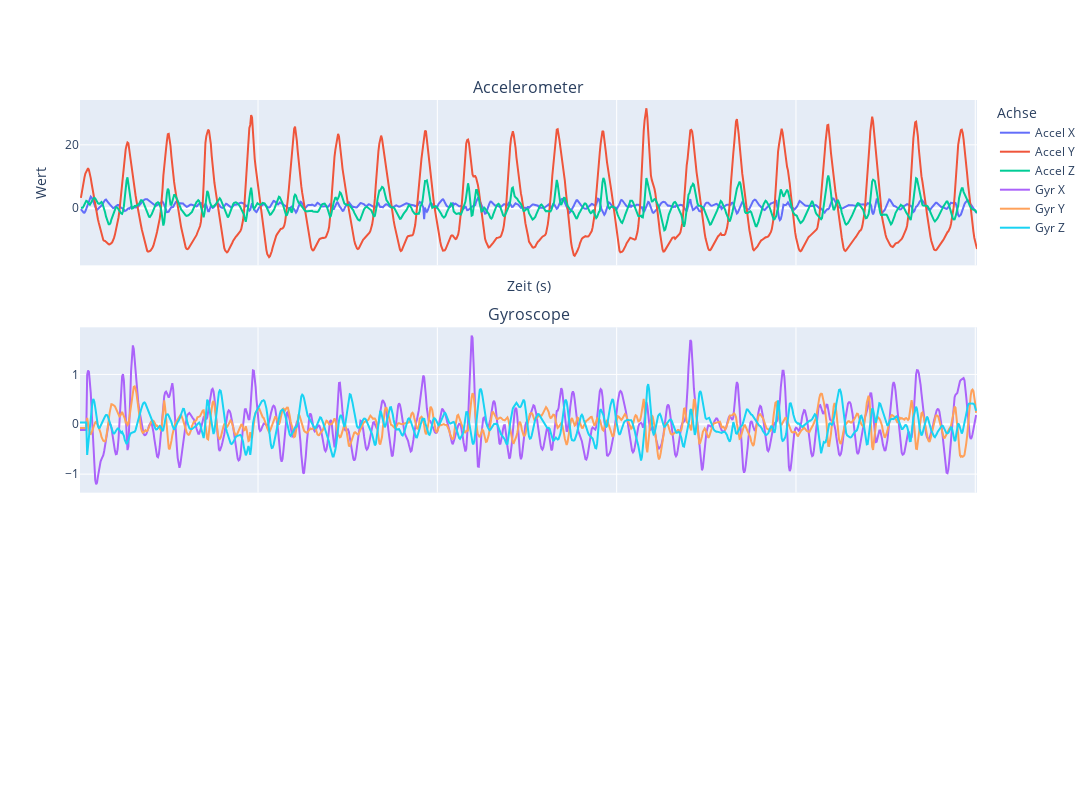

Notebook cell for this chart:
### Markdown cell above
Es wird die Funktion compare_acc_gyr mit den Sprung- bzw Kniebeugen-Daten aufgerufen.

### Code cell
compare_acc_gyr(jump_acc,jump_gyr)

### Figure 1 — Plotly figure (JSON) as saved in the notebook; plotly's stock layout.template omitted (floating-point values rounded to 4 significant figures; data arrays with more than 128 entries replaced by an {"elided": "..."} marker saying what was removed)
{"data": [{"name": "Accel X", "type": "scatter", "x": {"elided": "1001 float values"}, "y": {"elided": "1001 float values"}}, {"name": "Accel Y", "type": "scatter", "x": {"elided": "1001 float values"}, "y": {"elided": "1001 float values"}}, {"name": "Accel Z", "type": "scatter", "x": {"elided": "1001 float values"}, "y": {"elided": "1001 float values"}}, {"marker": {"size": 4}, "name": "Gyr X", "type": "scatter", "x": {"elided": "1001 float values"}, "xaxis": "x2", "y": {"elided": "1001 float values"}, "yaxis": "y2"}, {"marker": {"size": 4}, "name": "Gyr Y", "type": "scatter", "x": {"elided": "1001 float values"}, "xaxis": "x2", "y": {"elided": "1001 float values"}, "yaxis": "y2"}, {"marker": {"size": 4}, "name": "Gyr Z", "type": "scatter", "x": {"elided": "1001 float values"}, "xaxis": "x2", "y": {"elided": "1001 float values"}, "yaxis": "y2"}], "layout": {"annotations": [{"font": {"size": 16}, "showarrow": false, "text": "Accelerometer", "x": 0.5, "xanchor": "center", "xref": "paper", "y": 1, "yanchor": "bottom", "yref": "paper"}, {"font": {"size": 16}, "showarrow": false, "text": "Gyroscope", "x": 0.5, "xanchor": "center", "xref": "paper", "y": 0.6333, "yanchor": "bottom", "yref": "paper"}], "height": 800, "legend": {"title": {"text": "Achse"}}, "width": 2000, "xaxis": {"anchor": "y", "domain": [0, 1], "matches": "x3", "showticklabels": false, "title": {"text": "Zeit (s)"}}, "xaxis2": {"anchor": "y2", "domain": [0, 1], "matches": "x3", "showticklabels": false}, "xaxis3": {"anchor": "y3", "domain": [0, 1]}, "yaxis": {"anchor": "x", "domain": [0.7333, 1], "title": {"text": "Wert"}}, "yaxis2": {"anchor": "x2", "domain": [0.3667, 0.6333]}, "yaxis3": {"anchor": "x3", "domain": [0, 0.2667]}}}
